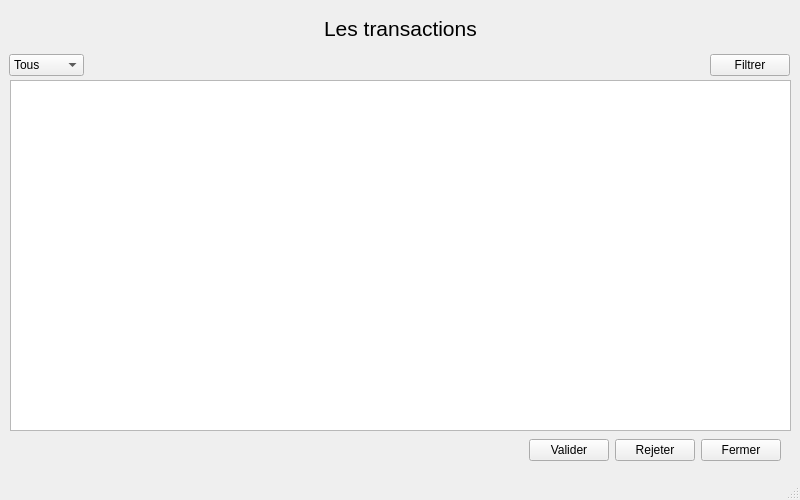
<?xml version="1.0" encoding="UTF-8"?>
<ui version="4.0">
 <class>UIListTransaction</class>
 <widget class="QMainWindow" name="UIListTransaction">
  <property name="geometry">
   <rect>
    <x>0</x>
    <y>0</y>
    <width>800</width>
    <height>500</height>
   </rect>
  </property>
  <property name="minimumSize">
   <size>
    <width>800</width>
    <height>500</height>
   </size>
  </property>
  <property name="maximumSize">
   <size>
    <width>800</width>
    <height>500</height>
   </size>
  </property>
  <property name="windowTitle">
   <string>Historique des transactions</string>
  </property>
  <widget class="QWidget" name="centralwidget">
   <widget class="QWidget" name="horizontalLayoutWidget">
    <property name="geometry">
     <rect>
      <x>10</x>
      <y>10</y>
      <width>781</width>
      <height>37</height>
     </rect>
    </property>
    <layout class="QHBoxLayout" name="horizontalLayoutNorth">
     <item>
      <spacer name="horizontalSpacer">
       <property name="orientation">
        <enum>Qt::Orientation::Horizontal</enum>
       </property>
       <property name="sizeHint" stdset="0">
        <size>
         <width>40</width>
         <height>20</height>
        </size>
       </property>
      </spacer>
     </item>
     <item>
      <widget class="QLabel" name="labelTitle">
       <property name="font">
        <font>
         <pointsize>16</pointsize>
        </font>
       </property>
       <property name="text">
        <string>Les transactions</string>
       </property>
      </widget>
     </item>
     <item>
      <spacer name="horizontalSpacerLeft">
       <property name="orientation">
        <enum>Qt::Orientation::Horizontal</enum>
       </property>
       <property name="sizeHint" stdset="0">
        <size>
         <width>40</width>
         <height>20</height>
        </size>
       </property>
      </spacer>
     </item>
    </layout>
   </widget>
   <widget class="QWidget" name="horizontalLayoutWidget_Tableview">
    <property name="geometry">
     <rect>
      <x>10</x>
      <y>80</y>
      <width>781</width>
      <height>351</height>
     </rect>
    </property>
    <layout class="QHBoxLayout" name="horizontalLayoutTableview">
     <item>
      <widget class="QTableView" name="tableViewTransactions">
       <property name="selectionBehavior">
        <enum>QAbstractItemView::SelectionBehavior::SelectRows</enum>
       </property>
      </widget>
     </item>
    </layout>
   </widget>
   <widget class="QWidget" name="horizontalLayoutWidget_Buttons">
    <property name="geometry">
     <rect>
      <x>0</x>
      <y>430</y>
      <width>781</width>
      <height>41</height>
     </rect>
    </property>
    <layout class="QHBoxLayout" name="horizontalLayoutButtons">
     <item>
      <spacer name="horizontalSpacerButtons">
       <property name="orientation">
        <enum>Qt::Orientation::Horizontal</enum>
       </property>
       <property name="sizeHint" stdset="0">
        <size>
         <width>40</width>
         <height>20</height>
        </size>
       </property>
      </spacer>
     </item>
     <item>
      <widget class="QPushButton" name="pushButtonValider">
       <property name="text">
        <string>Valider</string>
       </property>
      </widget>
     </item>
     <item>
      <widget class="QPushButton" name="pushButtonRejeter">
       <property name="text">
        <string>Rejeter</string>
       </property>
      </widget>
     </item>
     <item>
      <widget class="QPushButton" name="pushButtonClose">
       <property name="text">
        <string>Fermer</string>
       </property>
      </widget>
     </item>
    </layout>
   </widget>
   <widget class="QWidget" name="horizontalLayoutWidget_2">
    <property name="geometry">
     <rect>
      <x>9</x>
      <y>50</y>
      <width>781</width>
      <height>31</height>
     </rect>
    </property>
    <layout class="QHBoxLayout" name="horizontalLayout_2">
     <item>
      <widget class="QComboBox" name="comboBoxType">
       <item>
        <property name="text">
         <string>Tous</string>
        </property>
       </item>
       <item>
        <property name="text">
         <string>Type</string>
        </property>
       </item>
       <item>
        <property name="text">
         <string>Date</string>
        </property>
       </item>
       <item>
        <property name="text">
         <string>Balance</string>
        </property>
       </item>
      </widget>
     </item>
     <item>
      <spacer name="horizontalSpacer_2">
       <property name="orientation">
        <enum>Qt::Orientation::Horizontal</enum>
       </property>
       <property name="sizeHint" stdset="0">
        <size>
         <width>40</width>
         <height>20</height>
        </size>
       </property>
      </spacer>
     </item>
     <item>
      <widget class="QPushButton" name="pushButtonFiltrer">
       <property name="text">
        <string>Filtrer</string>
       </property>
      </widget>
     </item>
    </layout>
   </widget>
  </widget>
  <widget class="QMenuBar" name="menubar">
   <property name="geometry">
    <rect>
     <x>0</x>
     <y>0</y>
     <width>800</width>
     <height>18</height>
    </rect>
   </property>
  </widget>
  <widget class="QStatusBar" name="statusbar"/>
 </widget>
 <resources/>
 <connections/>
</ui>
